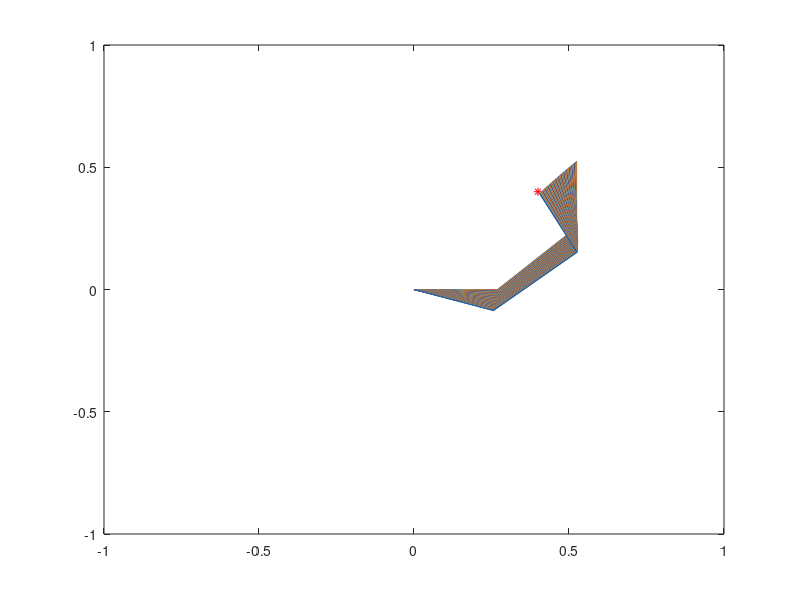

Write the MATLAB code that produced this figure.
L1= 0.27;   %the length of the first segment of the limb
L2= 0.36;   %the length of the second segment of the limb
L3= 0.27;   %the length of the third segment of the limb

Target = [0.4 ; 0.4]    %the coordinate of the target what has to be reach by the endpoint
J=zeros(2:3);           % the Jacobian Matrix will be stored in the array

plot(Target(1), Target(2),'r*')
drawnow 
hold on



    alfa1(1)=0;    %       The starting joint angle in the first joint
    alfa2(1)=(pi/4);    %  The starting joint angle in the second joint
    alfa3(1)=(pi/4);    %  The starting joint angle in the third joint
 
     
 
    
% the following part should be in for cycle for instance

    % Give the coordinates of the joints and the endpoint position (EP).
     Ex(1)=L1*cos(alfa1(1)); % x coordinate of the second joint (elbow) in the kth time step.
    Ey(1)=L1*sin(alfa1(1)); % y coordinate of the second joint (elbow) in the kth time step.
    
    Wx(1)=Ex(1)+L2*(cos(alfa1(1)+alfa2(1))); % x coordinate of the third joint (wrist) in the kth time step.
    Wy(1)=Ey(1)+L2*(sin(alfa1(1)+alfa2(1))); % y coordinate of the second joint (elbow) in the kth time step.
    
    EPx(1)=Wx(1)+L3*(cos(alfa1(1)+alfa2(1)+alfa3(1))); % x coordinate of the endpoint of the limb in the kth time step.
    EPy(1)=Wy(1)+L3*(sin(alfa1(1)+alfa2(1)+alfa3(1))); % y coordinate of the endpoint of the limb in the kth time step.
    
     EP=[EPx(1); EPx(1)]
    DeltaP=(Target-EP)/100  ; 
    
 for k=1:99
    Ex(k)=L1*cos(alfa1(k)); % x coordinate of the second joint (elbow) in the kth time step.
    Ey(k)=L1*sin(alfa1(k)); % y coordinate of the second joint (elbow) in the kth time step.
    
    Wx(k)=Ex(k)+L2*(cos(alfa1(k)+alfa2(k))); % x coordinate of the third joint (wrist) in the kth time step.
    Wy(k)=Ey(k)+L2*(sin(alfa1(k)+alfa2(k))); % y coordinate of the second joint (elbow) in the kth time step.
    
    EPx(k)=Wx(k)+L3*(cos(alfa1(k)+alfa2(k)+alfa3(k))); % x coordinate of the endpoint of the limb in the kth time step.
    EPy(k)=Wy(k)+L3*(sin(alfa1(k)+alfa2(k)+alfa3(k))); % y coordinate of the endpoint of the limb in the kth time step.
   
 
    % The next lines gives the starting Jacobian matrix
    
    J(1,1)=-L1*sin(alfa1(k))-L2*sin(alfa1(k)+alfa2(k))-L3*sin(alfa1(k)+alfa2(k)+alfa3(k));
        J(1,2)=-L2*sin(alfa1(k)+alfa2(k))-L3*sin(alfa1(k)+alfa2(1)+alfa3(k));
        J(1,3)=-L3*sin(alfa1(k)+alfa2(k)+alfa3(k));
        J(2,1)=L1*cos(alfa1(k))+L2*cos(alfa1(k)+alfa2(k))+L3*cos(alfa1(k)+alfa2(k)+alfa3(k));
        J(2,2)=L2*cos(alfa1(k)+alfa2(k))+L3*cos(alfa1(k)+alfa2(1)+alfa3(k));
        J(2,3)=L3*cos(alfa1(k)+alfa2(k)+alfa3(k));
        
    % The next lines give the change of the position of the endpoint of the limb in one unit of
    % time into the direction of the target

     
    
    % compute the required angular changes in the joints inborder to move
    % the endpoint of the limb into the direction of the target.
    
    DeltaAlfa=pinv(J)*DeltaP ;   %The planned discplacement of the endpoint of the limb (DeltaP) is multiplied by the pseudoinverse of the Jacobian
    disp("selam")
    disp(DeltaAlfa)
    
    % modify the actual joint angles by DeltaAlfa

        alfa1(k+1)=alfa1(k)+DeltaAlfa(1);    % updating the value of the joint angle alfa1
        alfa2(k+1)=alfa2(k)+DeltaAlfa(2);    % updating the value of the joint angle alfa2
        alfa3(k+1)=alfa3(k)+DeltaAlfa(3);    % updating the value of the joint angle alfa3

    % compute the modified coordinates of the joints.
   
    % compute the Jacobian with the modified joint angles
    
    
    

       
    plot([0 Ex(k) Wx(k) EPx(k)], [0 Ey(k) Wy(k) EPy(k)]) % plots the moving limb in the kth timestep.
    axis([-1 1 -1 1]); % range of the axis of the figure in which the =mkivement will be presented.
    % hold on % keeps the previous frame 
    %pause % it waits until a key is pressed in the keyboard
    drawnow 
end
% end of the cycle




 







